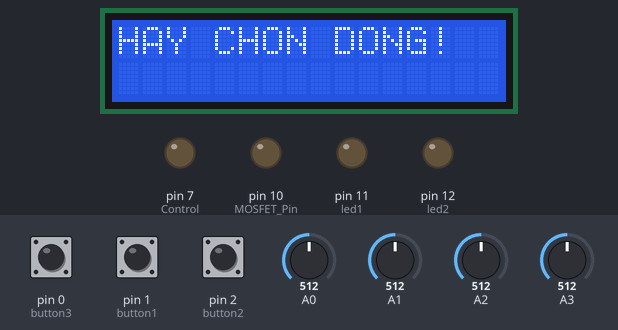
This sketch was run on a simulated Arduino Uno, built with avr-gcc and run on an emulated ATmega328P. Shown: 16×2 character LCD, output pins drawn as LEDs (lit = HIGH). The inputs (shaded band) are chosen by the test bench; at power-on: pin 1 (button1) HIGH, pin 0 (button3) HIGH, pin 2 (button2) HIGH, A0 = 512, A1 = 512, A2 = 512, A3 = 512.

Above: at 1.1 s.
3.3 s: pin 1 (button1) pulled LOW for 0.15 s
At 4.6 s:
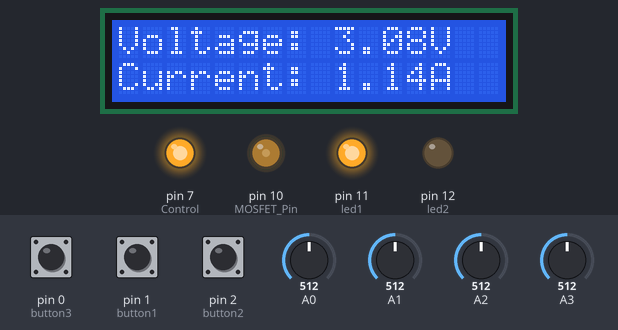
4.9 s: pin 0 (button3) pulled LOW for 0.15 s
At 5.8 s:
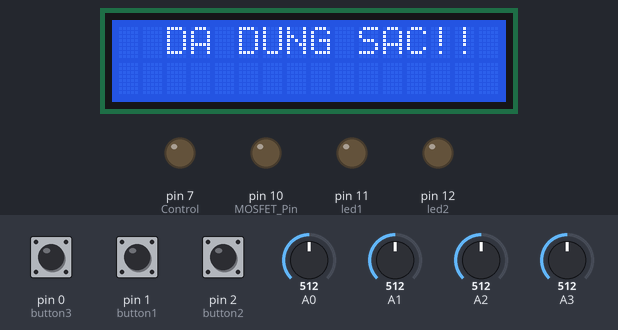
6.5 s: pin 2 (button2) pulled LOW for 0.15 s
At 7.2 s:
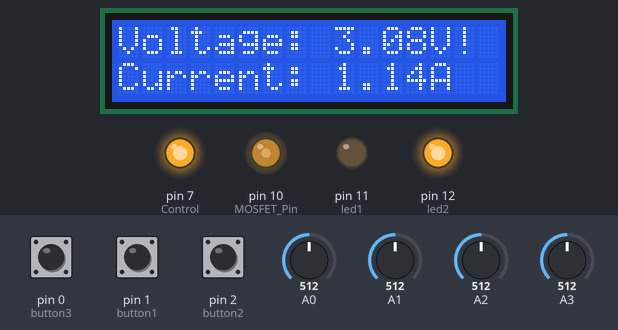
8.1 s: pin 1 (button1) pulled LOW for 1 s
At 9.4 s:
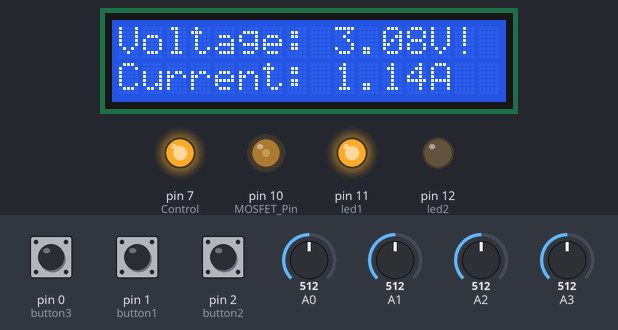
10.6 s: pin 0 (button3) pulled LOW for 1 s
At 11.4 s:
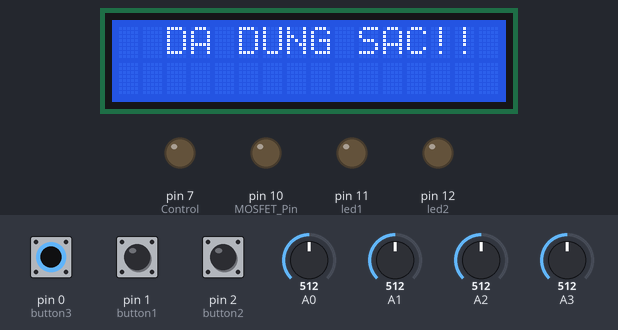
13.1 s: pin 1 (button1) pulled LOW for 0.15 s
At 14.6 s:
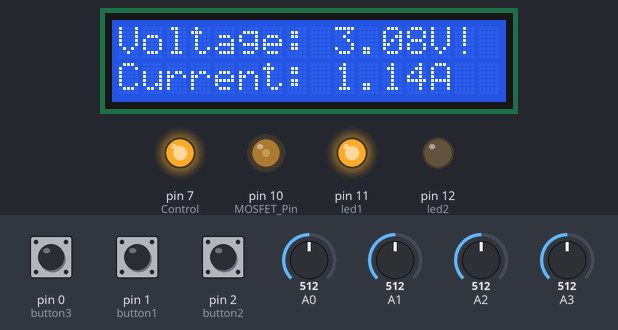
Timing chart, 0 to 15.7 s (numbered marks = the images above; inputs shaded):
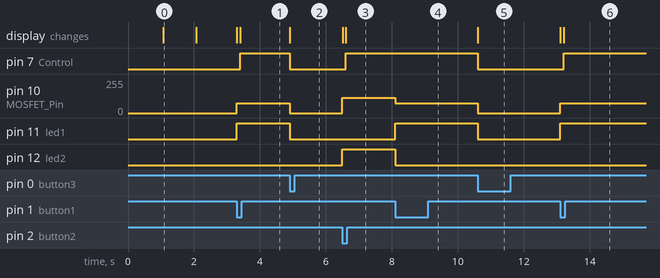

Measured:
- after the input at 3.3 s, pin 7 (Control): LOW → HIGH after 0.11 s; pin 10 (MOSFET_Pin): 0/255 → 75/255 at once; pin 11 (led1): LOW → HIGH at once; the display: first changes at once (image 1 shows a later state)
- after the input at 4.9 s, pin 7 (Control), pin 11 (led1): HIGH → LOW at once; pin 10 (MOSFET_Pin): 75/255 → 0/255 at once; the display: changes at once (image 2)
- after the input at 6.5 s, pin 7 (Control): LOW → HIGH after 0.11 s; pin 10 (MOSFET_Pin): 0/255 → 115/255 at once; pin 12 (led2): LOW → HIGH at once; the display: first changes at once (image 3 shows a later state)
- after the input at 8.1 s, pin 10 (MOSFET_Pin): 115/255 → 75/255 at once; pin 11 (led1): LOW → HIGH at once; pin 12 (led2): HIGH → LOW at once
- after the input at 10.6 s, pin 7 (Control), pin 11 (led1): HIGH → LOW at once; pin 10 (MOSFET_Pin): 75/255 → 0/255 at once; the display: changes at once (image 5)
- after the input at 13.1 s, pin 7 (Control): LOW → HIGH after 0.11 s; pin 10 (MOSFET_Pin): 0/255 → 75/255 at once; pin 11 (led1): LOW → HIGH at once; the display: first changes at once (image 6 shows a later state)
- what the display in image 0 shows lasts 1.0 s, from 1.1 s to 2.1 s

The sketch:

battery.ino
```cpp
#include <LiquidCrystal.h>
// Nút nhấn 0.5A
int button1 = 1;
//Nút nhấn 1A
int button2 = 2;
int button3 = 0;
 //led 0.5 A
int led1 = 11;
//led 1 A
int led2 = 12;
LiquidCrystal LCD(9, 8, 6, 5, 4, 3);
double AcsOffset=2.47;
double Sensibl=0.066;
double courant=0;
double tension=0;
int Control = 7;
const float BAT_LOW = 3.0;    // define điện áp nhỏ nhất của pin lion
const float BAT_HIGH = 4.5;   // define điện áp lớn nhất của pin lion
const int MOSFET_Pin=10;      // chân mosfet

unsigned long previousMillis = 0; // thời gian sau
unsigned long millisPassed = 0;  // thời gian hiện tại
float Capacity=0;
float Resistor=2.2;
float mA;

void setup() {

  pinMode(button1, INPUT_PULLUP);
  pinMode(button2, INPUT_PULLUP); //Cài đặt chân D11 ở trạng thái đọc dữ liệu
  pinMode(button3, INPUT_PULLUP);
  pinMode(led1,OUTPUT);
  pinMode(led2,OUTPUT);// Cài đặt chân D2 dưới dạng OUTPUT
  pinMode(Control,OUTPUT);
  pinMode(A1,INPUT);
  //Hien thi khoi dong LCD
    LCD.begin(16,2);
    LCD.setCursor(0,0);
    LCD.print("Battery Capacity");
    LCD.setCursor(0,1);
    LCD.print("Tester Circuit");
    delay(1000);
    LCD.clear();
    LCD.setCursor(0,0);
    LCD.print("HAY CHON DONG!");
    delay(1000);
    LCD.clear();
}

void loop() {
  double ValeurLue=analogRead(A0);
  tension=(ValeurLue*5.0/1023);
  courant=(tension-AcsOffset)/Sensibl;

 int adc;
 float Tam;
 unsigned long Dienap;
  adc = analogRead(A1);
    Tam = (5.0f/1023.0f)*(float)adc;
    Dienap = Tam;

    //LCD.setCursor(0,1);
    //LCD.print("Dienap=" + String(Tam) + "V");

  int buttonStatus1 = digitalRead(button1);//Đọc trạng thái button1
  int buttonStatus2 = digitalRead(button2);//Đọc trạng thái button2
  int pause = digitalRead(button3);
   int sensorValue_voltage_Cell = analogRead(A0);


  //Truong hop 1
  if (buttonStatus1 == LOW) { // Nếu mà button1 bị nhấn
    const int PWM_VALUE=75;        // giá trị pwm 50
    digitalWrite(led1,HIGH); // Đèn led1 sáng
    digitalWrite(led2,LOW);
    analogWrite(MOSFET_Pin, PWM_VALUE);
    // đọc tín hiệu tại chân A0
    int sensorValue_voltage_Cell = analogRead(A2);
    // chuyển sang số có giá trị từ 0 đến 1023 ứng với 0 đến 5V
    float voltage = sensorValue_voltage_Cell * (5.12 / 1023.0)*1.2;
    if(voltage > BAT_LOW && voltage < BAT_HIGH){
    LCD.setCursor(0, 0); // đưa con trỏ vào cột một hàng một
    LCD.print("Voltage: "); // hiển thị Voltage lên màn lcd
    LCD.print(voltage);   // hiển thị giá trị điện áp đọc được
    LCD.print("V");
    delay(100);
    int sensorValue_Shunt_Resistor= analogRead(A3);
    float voltage1= sensorValue_Shunt_Resistor *(5.00 / 1023.0);
    float current= voltage1/Resistor;
    LCD.setCursor(0, 1); //đưa con trỏ về cột 1 hang 2
    LCD.print("Current: ");
    LCD.print(current);
    LCD.print("A");
    }
     else if ( voltage > BAT_HIGH)
  {
    //digitalWrite(10, LOW);
    //digitalWrite(11, LOW);
    //digitalWrite(12, HIGH);
    digitalWrite(MOSFET_Pin, LOW);    // tắt mosfet
    LCD.clear();
    LCD.setCursor(4,0);
    LCD.print("WARNING");
    LCD.setCursor(2,1);
    LCD.print("HIGH VOLTAGE!!");
    //delay(2000);
    //LCD.clear();
  }
  else if(voltage < BAT_LOW)
  {
     ///digitalWrite(10, HIGH);
    // digitalWrite(11, LOW);
     //digitalWrite(12, LOW);
      digitalWrite(MOSFET_Pin, LOW);      // tắt mosfet
      LCD.clear();
      LCD.setCursor(4,0);
      LCD.print("WARNING");
      LCD.setCursor(2,1);
      LCD.print("LOW VOLTAGE!!!");
      //delay(2000);
      //LCD.clear();
  }
    //Hien thi LCD

    //LCD.setCursor(0,0);
   // LCD.print("I=");
    //LCD.print(courant);
    //LCD.print("A");

    //LCD.setCursor(9,0);
    //LCD.print("35 do C");
    digitalWrite(Control,HIGH);

    //--------------
  }
  if (buttonStatus2 == LOW) { // Nếu mà button2 bị nhấn
    digitalWrite(led1,LOW); // Đèn led2 sáng
    digitalWrite(led2,HIGH);
        const int PWM_VALUE=115;        // giá trị pwm 50
    analogWrite(MOSFET_Pin, PWM_VALUE);
    // đọc tín hiệu tại chân A0
    int sensorValue_voltage_Cell = analogRead(A2);
    // chuyển sang số có giá trị từ 0 đến 1023 ứng với 0 đến 5V
    float voltage = sensorValue_voltage_Cell * (5.12 / 1023.0)*1.2;
    if(voltage > BAT_LOW && voltage < BAT_HIGH){
    LCD.setCursor(0, 0); // đưa con trỏ vào cột một hàng một
    LCD.print("Voltage: "); // hiển thị Voltage lên màn lcd
    LCD.print(voltage);   // hiển thị giá trị điện áp đọc được
    LCD.print("V");
    delay(100);
    int sensorValue_Shunt_Resistor= analogRead(A3);
    float voltage1= sensorValue_Shunt_Resistor *(5.00 / 1023.0);
    float current= voltage1/Resistor;
    LCD.setCursor(0, 1); //đưa con trỏ về cột 1 hang 2
    LCD.print("Current: ");
    LCD.print(current);
    LCD.print("A");
    }
   else if ( voltage > BAT_HIGH)
  {
    //digitalWrite(10, LOW);
    //digitalWrite(11, LOW);
    //digitalWrite(12, HIGH);
    digitalWrite(MOSFET_Pin, LOW);    // tắt mosfet
    LCD.clear();
    LCD.setCursor(4,0);
    LCD.print("WARNING");
    LCD.setCursor(2,1);
    LCD.print("HIGH VOLTAGE!!");
    //delay(2000);
    //LCD.clear();
  }
  else if(voltage < BAT_LOW)
  {
     ///digitalWrite(10, HIGH);
    // digitalWrite(11, LOW);
     //digitalWrite(12, LOW);
      digitalWrite(MOSFET_Pin, LOW);      // tắt mosfet
      LCD.clear();
      LCD.setCursor(4,0);
      LCD.print("WARNING");
      LCD.setCursor(2,1);
      LCD.print("LOW VOLTAGE!!!");
      //delay(2000);
      //LCD.clear();
  }

    //Hien thi LCD
    //LCD.setCursor(0,0);
    //LCD.print("I=");
    //LCD.print(courant);
    //LCD.print("A");

    //LCD.setCursor(9,0);
    //LCD.print("32 do C");
    digitalWrite(Control,HIGH);

    //----------------
}
if (pause == LOW) { // Nếu mà button2 bị nhấn
    digitalWrite(led1,LOW); // Đèn led2 sáng
    digitalWrite(led2,LOW);
    digitalWrite(Control,LOW);
     LCD.clear();
     LCD.setCursor(2,0);
     LCD.print("DA DUNG SAC!!");
     digitalWrite(MOSFET_Pin, LOW);
}
  }
```
